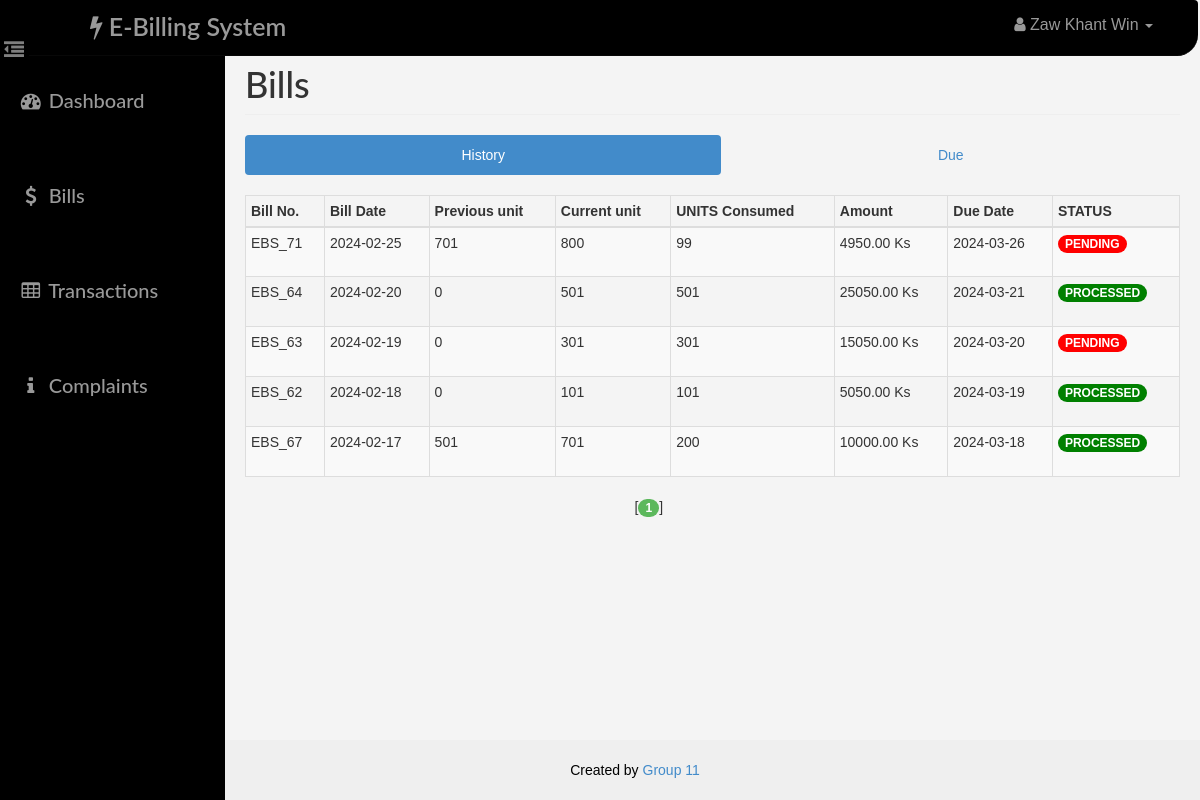
/user/bill.php (signed in), run on the app's committed database.
### tables this page shows
CREATE TABLE `bill` (
  `id` int(14) NOT NULL AUTO_INCREMENT,
  `aid` int(14) NOT NULL,
  `uid` int(14) NOT NULL,
  `previous_unit` int(10) unsigned NOT NULL,
  `current_unit` int(10) unsigned NOT NULL,
  `units` int(10) NOT NULL,
  `amount` decimal(10,2) NOT NULL,
  `status` varchar(10) NOT NULL,
  `bdate` date NOT NULL,
  `ddate` date NOT NULL,
  PRIMARY KEY (`id`),
  KEY `aid` (`aid`),
  KEY `uid` (`uid`),
  CONSTRAINT `bill_ibfk_1` FOREIGN KEY (`aid`) REFERENCES `admin` (`id`) ON DELETE CASCADE ON UPDATE CASCADE,
  CONSTRAINT `bill_ibfk_2` FOREIGN KEY (`uid`) REFERENCES `user` (`id`) ON DELETE CASCADE ON UPDATE CASCADE
);

### user/paging1.php (called while the page is built, shortened)
<?php
    $rowsperpage = 5;
    if (isset($_GET['currentpage']) && is_numeric($_GET['currentpage'])) {
       $currentpage = (int) $_GET['currentpage'];
    } else {
       $currentpage = 1;
    }
    $offset = ($currentpage - 1) * $rowsperpage;
 ?>

### Includes/user.php (called while the page is built, shortened)
<?php
    function retrieve_bills_history($id,$offset, $rowsperpage) {
        global $con;
        $query = "SELECT * FROM bill where uid={$id} ";
        $query .= "ORDER BY bdate DESC ";
        $query .= "LIMIT {$offset}, {$rowsperpage} ";
        $result = mysqli_query($con,$query);
        return $result;
    }
    function retrieve_bills_due($id,$offset, $rowsperpage) {
        global $con;
        $query  = "SELECT bill.bdate AS bdate,current_unit,previous_unit, bill.units AS units, bill.ddate AS ddate, transaction.payable AS payable, ";
        $query .= " bill.amount AS amount ,transaction.payable-bill.amount AS dues , bill.id AS id ";
        $query .= "FROM bill , transaction ";
        $query .= "WHERE transaction.bid=bill.id AND bill.uid={$id} AND bill.status='PENDING' ";
        $query .= "ORDER BY bill.ddate desc ";
        $query .= "LIMIT {$offset}, {$rowsperpage} ";
        $result = mysqli_query($con,$query);
        return $result;
    }
 ?>

### user/bill.php (the view, shortened to what this page needs)
<?php
    require_once('head_html.php');
    require_once('../Includes/session.php');
    require_once('../Includes/user.php');
?>
<body>
    <div id="wrapper">
        <?php
            require_once("nav.php");
            require_once("sidebar.php");
        ?>
        <div id="page-content-wrapper">
            <div class="container-fluid">
                <div class="row">
                    <div class="col-lg-12">
                        <h1 class="page-header">
                            Bills
                        </h1>
                        <ul class="nav nav-pills nav-justified">
                            <li class="active"><a href="#history" data-toggle="pill">History</a>
                            </li>
                            <li class=""><a href="#due" data-toggle="pill">Due</a>
                            </li>
                        </ul>
                        <div class="tab-content">
                            <div class="tab-pane fade in active" id="history">
                                <div class="table-responsive">
                                    <table class="table table-hover table-striped table-bordered table-condensed">
                                        <thead>
                                            <tr>
                                                <th>Bill No.</th>
                                                <th>Bill Date</th>
                                                <th>Previous unit</th>
                                                <th>Current unit</th>
                                                <th>UNITS Consumed</th>
                                                <th>Amount</th>
                                                <th>Due Date</th>
                                                <th>STATUS</th>
                                            </tr>
                                        </thead>
                                        <tbody>
                                            <?php
                                            include("paging1.php");
                                            $result = retrieve_bills_history($_SESSION['uid'],$offset, $rowsperpage);
                                            while($row = mysqli_fetch_assoc($result)){
                                            ?>
                                                <tr>
                                                    <td height="50"><?php echo 'EBS_'.$row['id'] ?></td>
                                                    <td height="50"><?php echo $row['bdate'] ?></td>
                                                    <td><?php echo $row['previous_unit'] ?></td>
                                                    <td><?php echo $row['current_unit'] ?></td>
                                                    <td><?php echo $row['units'] ?></td>
                                                    <td><?php echo $row['amount'].' Ks' ?></td>
                                                    <td><?php echo $row['ddate'] ?></td>
                                                    <td><?php if($row['status'] == 'PENDING') { echo'<span class="badge" style="background: red;">'.$row["status"].'</span>'; } else { echo'<span class="badge" style="background: green;">'.$row["status"].'</span>';} ?></td>
                                                </tr>
                                            <?php  } ?>
                                        </tbody>
                                    </table>
                                    <?php include("paging2.php");  ?>
                                </div>
                            </div>
                            <div class="tab-pane fade" id="due">
                                <div class="table-responsive">
                                            <?php
                                            include("paging1.php");
                                            $result = retrieve_bills_due($_SESSION['uid'],$offset, $rowsperpage);
                                            while($row = mysqli_fetch_assoc($result)){
                                            ?>
                                                                </div>
                                                            </div>
                                                        </div>
                                                    </div>
                                            <?php
                                            }
                                            ?>
                                <?php include("paging2.php");  ?>
    <?php
    require_once("footer.php");
    ?>
</body>
</html>

### assets/css/dash_user.css (style rules this page uses)
body, html { width: 100%; height: 100%; }
body, h1, h2, h3, h4, h5, h6 { font-family: "Lato","Helvetica Neue",Helvetica,Arial,sans-serif; font-weight: 500; }
#wrapper { padding-left: 10px; padding-top: 5px; -webkit-transition: all 0.5s ease; -moz-transition: all 0.5s ease; -o-transition: all 0.5s ease; transition: all 0.5s ease; }
#page-content-wrapper { width: 100%; padding: 15px; min-height:580px; }
@media (min-width:768px) { #wrapper { padding-left: 225px; } }
@media (min-width:768px) { #page-content-wrapper { padding: 20px; } }
.table-responsive { padding-top: 20px; padding-bottom: 20px; }

### user/bill.php (style rules this page uses)
body { font-family: Arial, sans-serif; background-color: #f4f4f4; }

### data on the page
bill: id "71", bdate "2024-02-25", previous_unit "701", current_unit "800", units "99", amount "4950.00", ddate "2024-03-26", status "PENDING"
bill: id "64", bdate "2024-02-20", previous_unit "0", current_unit "501", units "501", amount "25050.00", ddate "2024-03-21", status "PROCESSED"
bill: id "63", bdate "2024-02-19", previous_unit "0", current_unit "301", units "301", amount "15050.00", ddate "2024-03-20", status "PENDING"
bill: id "62", bdate "2024-02-18", previous_unit "0", current_unit "101", units "101", amount "5050.00", ddate "2024-03-19", status "PROCESSED"
bill: id "67", bdate "2024-02-17", previous_unit "501", current_unit "701", units "200", amount "10000.00", ddate "2024-03-18", status "PROCESSED"

### other printed values
$user "Zaw Khant Win"
